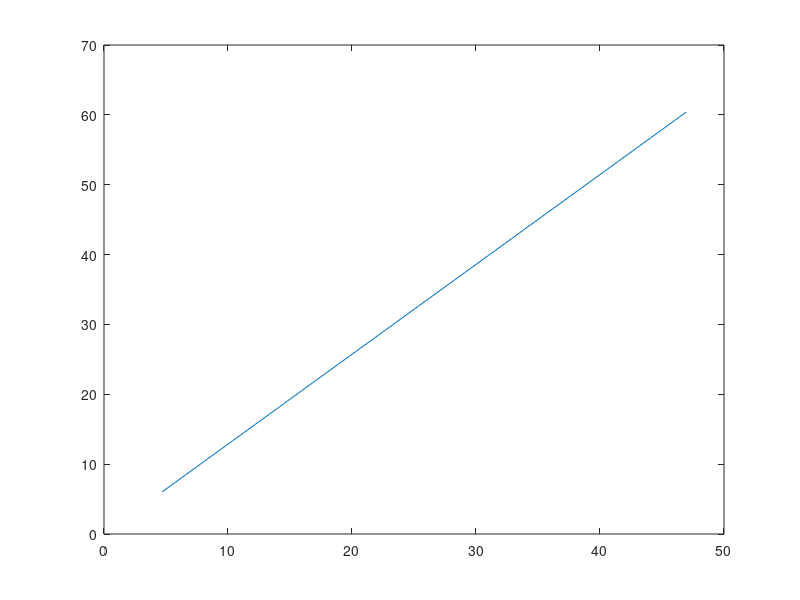

The MATLAB script that drew this image:
clear; clc; close all;

WI=[5:50];
W1=2*(WI./(2.13));

R1=2.83; R2=17.16;
W2=(R1/R2).*W1;

R3=2.36; R5=4.25;
W4=(R3/2*(R3+R5))*W2;

plot(W1,W4);